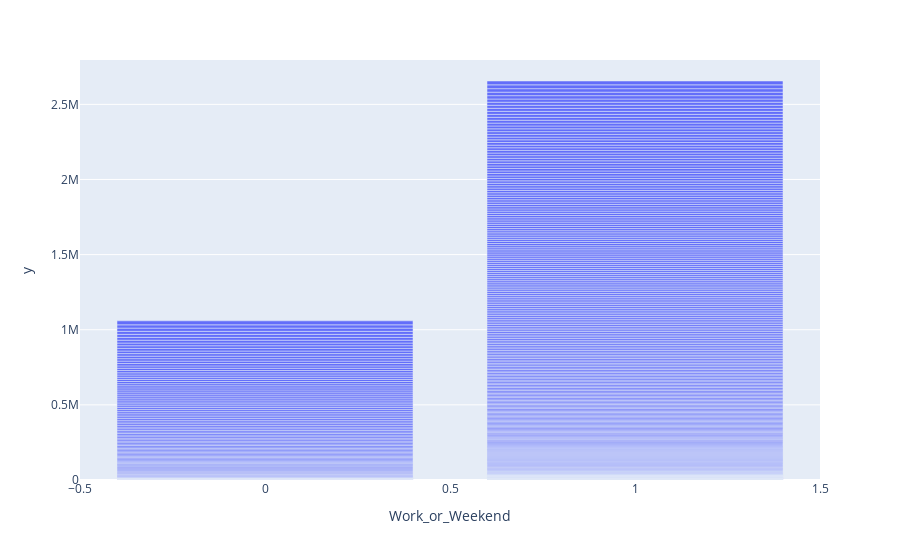

The notebook cell this image was saved under:
### Code cell
fig = px.bar(fitbit,x='Work_or_Weekend', y=fitbit['Steps'].sort_values())
fig.show();

### Figure 1 — Plotly figure (JSON) as saved in the notebook; plotly's stock layout.template omitted (floating-point values rounded to 4 significant figures; data arrays with more than 128 entries replaced by an {"elided": "..."} marker saying what was removed)
{"data": [{"alignmentgroup": "True", "hovertemplate": "Work_or_Weekend=%{x}<br>y=%{y}<extra></extra>", "legendgroup": "", "marker": {"color": "#636efa", "pattern": {"shape": ""}}, "name": "", "offsetgroup": "", "orientation": "v", "showlegend": false, "textposition": "auto", "type": "bar", "x": {"elided": "367 int values"}, "xaxis": "x", "y": {"elided": "367 int values"}, "yaxis": "y"}], "layout": {"barmode": "relative", "legend": {"tracegroupgap": 0}, "margin": {"t": 60}, "xaxis": {"anchor": "y", "domain": [0, 1], "title": {"text": "Work_or_Weekend"}}, "yaxis": {"anchor": "x", "domain": [0, 1], "title": {"text": "y"}}}}
